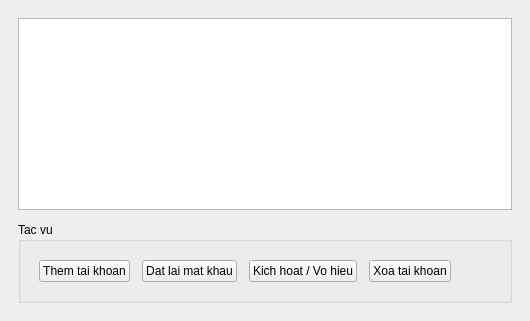
      <widget class="QWidget" name="accountsTab">
       <attribute name="title">
        <string>Tai khoan</string>
       </attribute>
       <layout class="QVBoxLayout" name="accountsTabLayout">
        <property name="spacing">
         <number>12</number>
        </property>
        <property name="leftMargin">
         <number>18</number>
        </property>
        <property name="topMargin">
         <number>18</number>
        </property>
        <property name="rightMargin">
         <number>18</number>
        </property>
        <property name="bottomMargin">
         <number>18</number>
        </property>
        <item>
         <widget class="QListWidget" name="accountsList" />
        </item>
        <item>
         <widget class="QGroupBox" name="accountsActionsGroup">
          <property name="title">
           <string>Tac vu</string>
          </property>
          <layout class="QHBoxLayout" name="accountsActionsLayout">
           <property name="spacing">
            <number>12</number>
           </property>
           <property name="leftMargin">
            <number>18</number>
           </property>
           <property name="topMargin">
            <number>18</number>
           </property>
           <property name="rightMargin">
            <number>18</number>
           </property>
           <property name="bottomMargin">
            <number>18</number>
           </property>
           <item>
            <widget class="QPushButton" name="addAccountButton">
             <property name="text">
              <string>Them tai khoan</string>
             </property>
            </widget>
           </item>
           <item>
            <widget class="QPushButton" name="resetPasswordButton">
             <property name="text">
              <string>Dat lai mat khau</string>
             </property>
            </widget>
           </item>
           <item>
            <widget class="QPushButton" name="toggleAccountButton">
             <property name="text">
              <string>Kich hoat / Vo hieu</string>
             </property>
            </widget>
           </item>
           <item>
            <widget class="QPushButton" name="deleteAccountButton">
             <property name="text">
              <string>Xoa tai khoan</string>
             </property>
            </widget>
           </item>
           <item>
            <spacer name="accountsActionsSpacer">
             <property name="orientation">
              <enum>Qt::Orientation::Horizontal</enum>
             </property>
             <property name="sizeHint" stdset="0">
              <size>
               <width>40</width>
               <height>20</height>
              </size>
             </property>
            </spacer>
           </item>
          </layout>
         </widget>
        </item>
       </layout>
      </widget>
